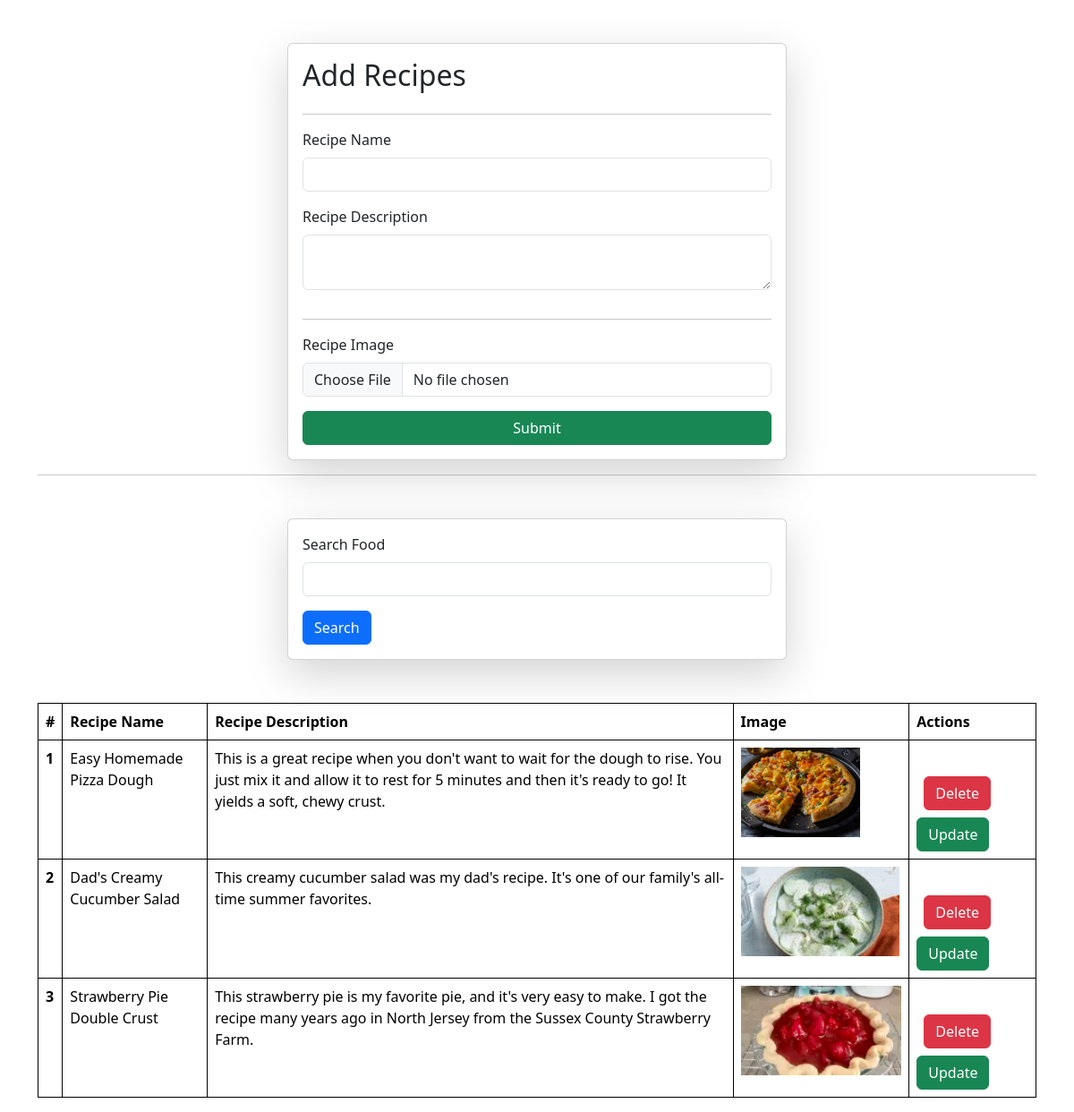
The app's page /recipes/ with its own data.
### vege/models.py (models this page shows)
class Recipe(models.Model):
    recipe_name = models.CharField(max_length=100)
    recipe_description = models.TextField()
    recipe_image = models.ImageField(upload_to='recipes')

### vege/views.py (the view, shortened to what this page needs)
# urls.py: path('recipes/', recipes, name='recipes'),
def recipes(request):
    queryset = Recipe.objects.all()
    if request.GET.get('search'):
        queryset = queryset  .filter(recipe_name__icontains = request.GET.get('search'))
    context = {'recipes': queryset}
    return render(request, 'recipes.html', context)

### vege/templates/recipes.html (shortened to what this page needs)
{% extends "base.html"  %}
{% block start %}
<div class="container mt-5">
    <form class="col-6 mx-auto card p-3 shadow-lg" method="POST" enctype="multipart/form-data">
      <h2>Add Recipes</h2>
      <hr>
        <div class="mb-3">
          <label for="exampleInputEmail1" class="form-label">Recipe Name</label>
          <input name="recipe_name" required type="text" class="form-control">
        </div>
        <div class="mb-3">
          <label for="exampleInputPassword1" class="form-label">Recipe Description</label>
          <textarea class="form-control" name="recipe_description" required ></textarea>
        </div>
      <hr>
        <div class="mb-3">
            <label for="exampleInputEmail1" class="form-label">Recipe Image</label>
            <input name="recipe_image" type="file" class="form-control">
          </div>
        <button type="submit" class="btn btn-success">Submit</button>
    </form>
      <hr>
      <div class="mt-5">
        <div class="mx-auto col-6 card p-3 shadow-lg">
          <form action="">
          <div class="mb-3">
            <label for="exampleInputEmail1" class="form-label">Search Food</label>
            <input name="search" value="{{recipe.recipe_name}}" type="text" class="form-control">
          </div>
          <button type="Submit" class="btn btn-primary">Search</button>
          </form>
        </div>
      </div>
      <table class="table mt-5">
        <thead>
          <tr>
            <th scope="col">#</th>
            <th scope="col">Recipe Name</th>
            <th scope="col">Recipe Description</th>
            <th scope="col">Image</th>
            <th scope="col">Actions</th>
          </tr>
        </thead>
        <tbody>
          {% for recipe in recipes %}
          <tr>
            <th scope="row">{{forloop.counter}}</th>
            <td>{{recipe.recipe_name}}</td>
            <td>{{recipe.recipe_description}}</td>
            <td>
              <img src="/media/{{recipe.recipe_image}}" style="height: 100px"></td>
            <td>
              <br>
              <a href="/delete-recipe/{{recipe.id}}/" class="btn btn-danger m-2">Delete</a>
              <a href="/update-recipe/{{recipe.id}}/" class="btn btn-success">Update</a>
            </td>
          </tr>
          {% endfor %}
        </tbody>
      </table>
</div>
{% endblock %}

### home/templates/base.html (shortened to what this page needs)
<!DOCTYPE html>
<html lang="en">
<head>
    <link href="https://cdn.jsdelivr.net/npm/bootstrap@5.3.3/dist/css/bootstrap.min.css" rel="stylesheet">
</head>
<body>
    {% block start%}
    {% endblock %}
</body>
</html>

### home/templates/base.html (style rules this page uses)
table, th, td { border: 1px solid black; }

### records on screen
Recipe: recipe_name "Easy Homemade Pizza Dough", recipe_description "This is a great recipe when you don't want to wait for the dough to rise. You just mix it and allow it to rest for 5 minutes and then it's ready to go! It yields a soft, chewy crust.", recipe_image (picture)
Recipe: recipe_name "Dad's Creamy Cucumber Salad", recipe_description "This creamy cucumber salad was my dad's recipe. It's one of our family's all-time summer favorites.", recipe_image (picture)
Recipe: recipe_name "Strawberry Pie Double Crust", recipe_description "This strawberry pie is my favorite pie, and it's very easy to make. I got the recipe many years ago in North Jersey from the Sussex County Strawberry Farm.", recipe_image (picture)
